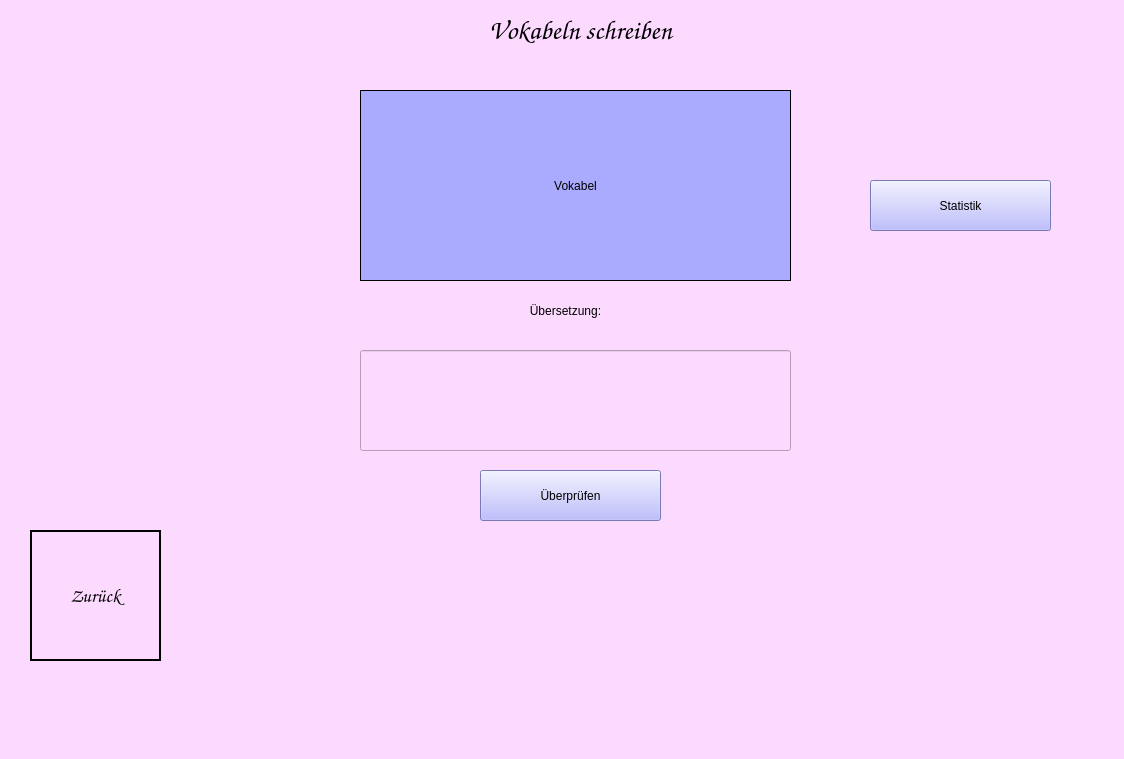
<?xml version="1.0" encoding="UTF-8"?>
<ui version="4.0">
 <class>WindowWriteVocabularies</class>
 <widget class="QMainWindow" name="WindowWriteVocabularies">
  <property name="geometry">
   <rect>
    <x>0</x>
    <y>0</y>
    <width>1124</width>
    <height>759</height>
   </rect>
  </property>
  <property name="windowTitle">
   <string>Vokabeltrainer</string>
  </property>
  <property name="styleSheet">
   <string notr="true">background-color: rgb(252, 217, 255);</string>
  </property>
  <widget class="QWidget" name="centralwidget">
   <widget class="QLabel" name="label">
    <property name="geometry">
     <rect>
      <x>480</x>
      <y>10</y>
      <width>201</width>
      <height>41</height>
     </rect>
    </property>
    <property name="font">
     <font>
      <family>Comic Sans MS</family>
      <pointsize>20</pointsize>
      <bold>true</bold>
     </font>
    </property>
    <property name="layoutDirection">
     <enum>Qt::LayoutDirection::LeftToRight</enum>
    </property>
    <property name="text">
     <string>Vokabeln schreiben</string>
    </property>
    <property name="alignment">
     <set>Qt::AlignmentFlag::AlignCenter</set>
    </property>
   </widget>
   <widget class="QLabel" name="label_2">
    <property name="geometry">
     <rect>
      <x>30</x>
      <y>530</y>
      <width>131</width>
      <height>131</height>
     </rect>
    </property>
    <property name="text">
     <string/>
    </property>
    <property name="pixmap">
     <pixmap>../pictures/horse_back.png</pixmap>
    </property>
    <property name="scaledContents">
     <bool>true</bool>
    </property>
   </widget>
   <widget class="QPushButton" name="pb_back">
    <property name="geometry">
     <rect>
      <x>30</x>
      <y>530</y>
      <width>131</width>
      <height>131</height>
     </rect>
    </property>
    <property name="font">
     <font>
      <family>Comic Sans MS</family>
      <pointsize>14</pointsize>
      <bold>true</bold>
      <underline>false</underline>
     </font>
    </property>
    <property name="styleSheet">
     <string notr="true">background-color: transparent;
border-color: rgb(0, 0, 0);
border: 2px solid black;</string>
    </property>
    <property name="text">
     <string>Zurück</string>
    </property>
   </widget>
   <widget class="QLabel" name="l_text">
    <property name="geometry">
     <rect>
      <x>480</x>
      <y>280</y>
      <width>171</width>
      <height>61</height>
     </rect>
    </property>
    <property name="text">
     <string>Übersetzung:</string>
    </property>
    <property name="alignment">
     <set>Qt::AlignmentFlag::AlignCenter</set>
    </property>
   </widget>
   <widget class="QLineEdit" name="l_input">
    <property name="geometry">
     <rect>
      <x>360</x>
      <y>350</y>
      <width>431</width>
      <height>101</height>
     </rect>
    </property>
    <property name="alignment">
     <set>Qt::AlignmentFlag::AlignCenter</set>
    </property>
   </widget>
   <widget class="QLabel" name="l_card">
    <property name="geometry">
     <rect>
      <x>360</x>
      <y>90</y>
      <width>431</width>
      <height>191</height>
     </rect>
    </property>
    <property name="styleSheet">
     <string notr="true">background-color: rgb(170, 170, 255);</string>
    </property>
    <property name="text">
     <string>Vokabel</string>
    </property>
    <property name="alignment">
     <set>Qt::AlignmentFlag::AlignCenter</set>
    </property>
   </widget>
   <widget class="QPushButton" name="pb_check">
    <property name="geometry">
     <rect>
      <x>480</x>
      <y>470</y>
      <width>181</width>
      <height>51</height>
     </rect>
    </property>
    <property name="styleSheet">
     <string notr="true">background-color: rgb(170, 170, 255);</string>
    </property>
    <property name="text">
     <string>Überprüfen</string>
    </property>
    <property name="shortcut">
     <string>Return</string>
    </property>
   </widget>
   <widget class="QPushButton" name="pb_card">
    <property name="geometry">
     <rect>
      <x>360</x>
      <y>90</y>
      <width>431</width>
      <height>191</height>
     </rect>
    </property>
    <property name="styleSheet">
     <string notr="true">background-color: transparent;
border-color: rgb(0, 0, 0);
border: 1px solid black;</string>
    </property>
    <property name="text">
     <string/>
    </property>
   </widget>
   <widget class="QPushButton" name="pb_statistic">
    <property name="geometry">
     <rect>
      <x>870</x>
      <y>180</y>
      <width>181</width>
      <height>51</height>
     </rect>
    </property>
    <property name="styleSheet">
     <string notr="true">background-color: rgb(170, 170, 255);</string>
    </property>
    <property name="text">
     <string>Statistik</string>
    </property>
   </widget>
  </widget>
  <widget class="QMenuBar" name="menubar">
   <property name="geometry">
    <rect>
     <x>0</x>
     <y>0</y>
     <width>1124</width>
     <height>23</height>
    </rect>
   </property>
  </widget>
  <widget class="QStatusBar" name="statusbar"/>
 </widget>
 <resources/>
 <connections/>
</ui>
